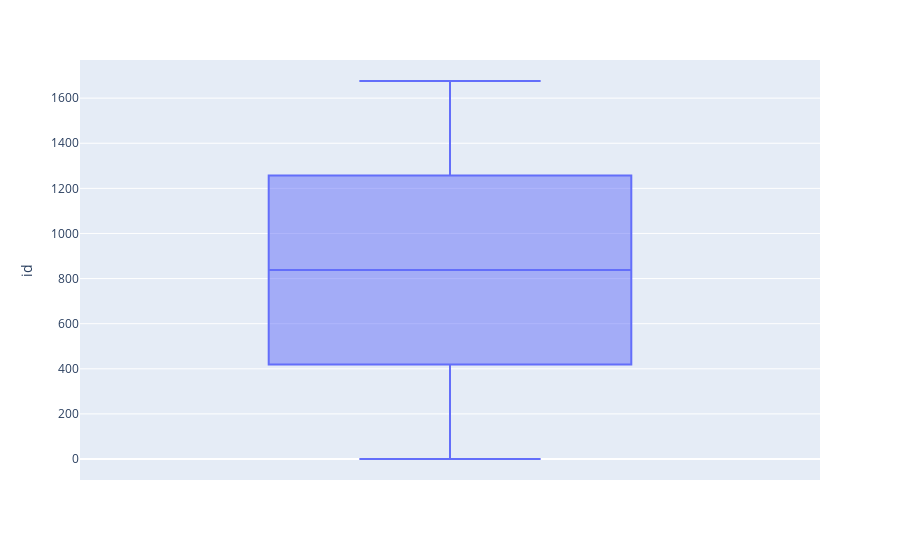
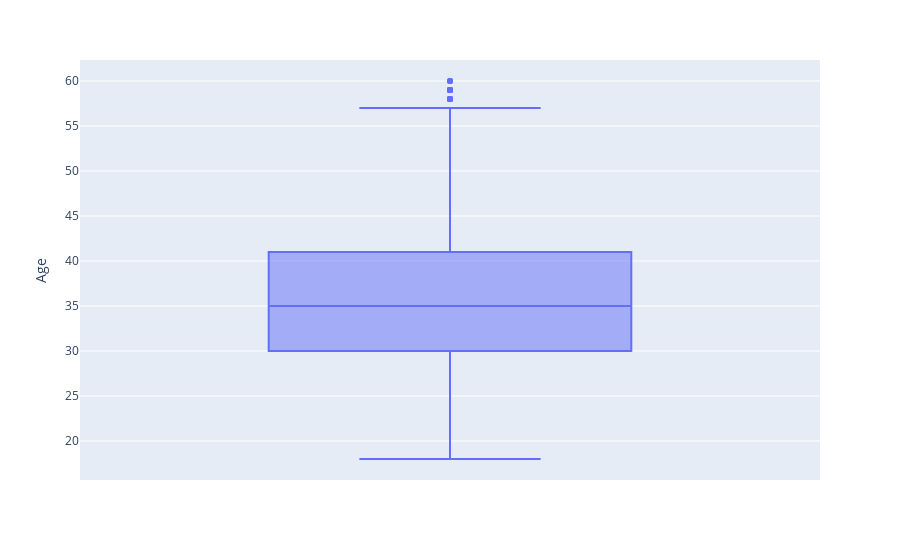
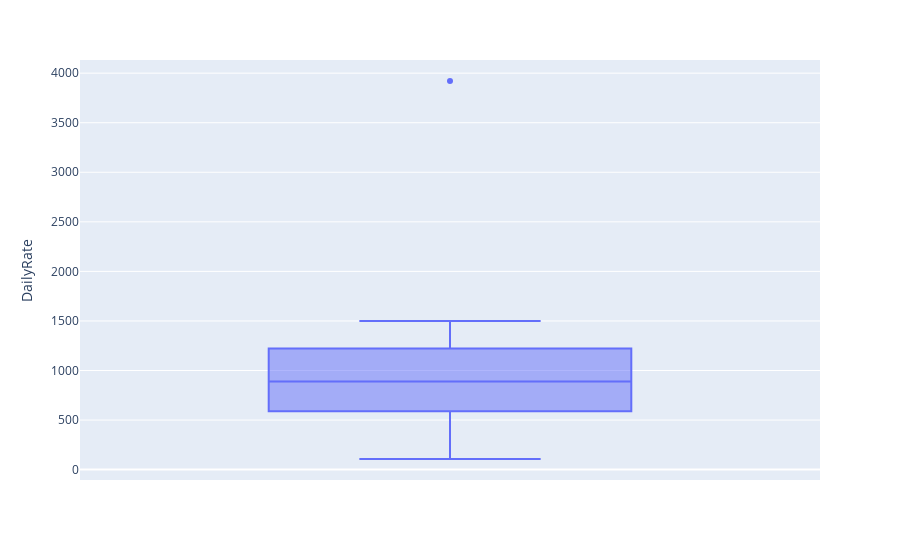
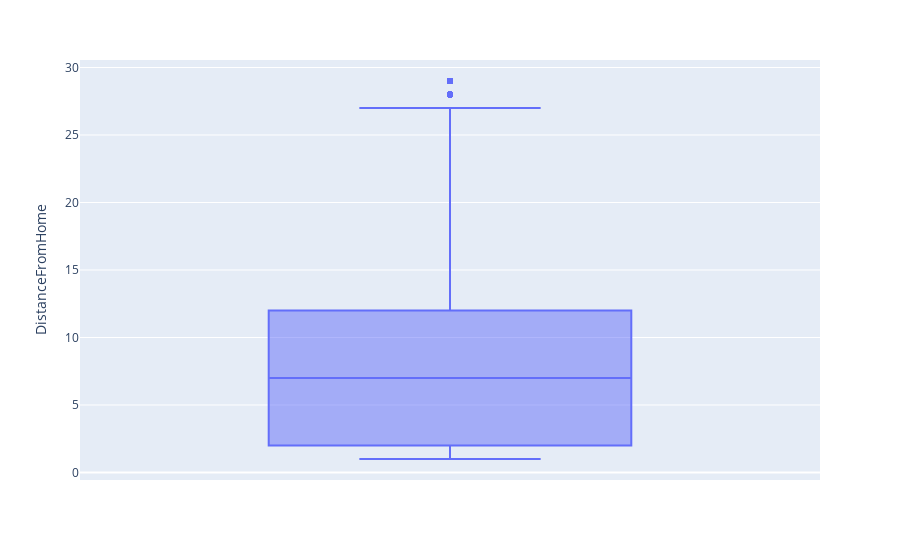

Notebook code for these charts, in order:
### Markdown cell above
### 3.2.2. Numerical Variables

### Code cell
for c in num_var.columns:
    px.box(df3, y=c).show()

### Figure 1 — Plotly figure (JSON) as saved in the notebook; plotly's stock layout.template omitted (floating-point values rounded to 4 significant figures; data arrays with more than 128 entries replaced by an {"elided": "..."} marker saying what was removed)
{"data": [{"alignmentgroup": "True", "hovertemplate": "id=%{y}<extra></extra>", "legendgroup": "", "marker": {"color": "#636efa"}, "name": "", "notched": false, "offsetgroup": "", "orientation": "v", "showlegend": false, "type": "box", "x0": " ", "xaxis": "x", "y": {"elided": "1677 int values"}, "y0": " ", "yaxis": "y"}], "layout": {"boxmode": "group", "legend": {"tracegroupgap": 0}, "margin": {"t": 60}, "xaxis": {"anchor": "y", "domain": [0, 1]}, "yaxis": {"anchor": "x", "domain": [0, 1], "title": {"text": "id"}}}}

### Figure 2 — Plotly figure (JSON) as saved in the notebook; plotly's stock layout.template omitted (floating-point values rounded to 4 significant figures; data arrays with more than 128 entries replaced by an {"elided": "..."} marker saying what was removed)
{"data": [{"alignmentgroup": "True", "hovertemplate": "Age=%{y}<extra></extra>", "legendgroup": "", "marker": {"color": "#636efa"}, "name": "", "notched": false, "offsetgroup": "", "orientation": "v", "showlegend": false, "type": "box", "x0": " ", "xaxis": "x", "y": {"elided": "1677 int values"}, "y0": " ", "yaxis": "y"}], "layout": {"boxmode": "group", "legend": {"tracegroupgap": 0}, "margin": {"t": 60}, "xaxis": {"anchor": "y", "domain": [0, 1]}, "yaxis": {"anchor": "x", "domain": [0, 1], "title": {"text": "Age"}}}}

### Figure 3 — Plotly figure (JSON) as saved in the notebook; plotly's stock layout.template omitted (floating-point values rounded to 4 significant figures; data arrays with more than 128 entries replaced by an {"elided": "..."} marker saying what was removed)
{"data": [{"alignmentgroup": "True", "hovertemplate": "DailyRate=%{y}<extra></extra>", "legendgroup": "", "marker": {"color": "#636efa"}, "name": "", "notched": false, "offsetgroup": "", "orientation": "v", "showlegend": false, "type": "box", "x0": " ", "xaxis": "x", "y": {"elided": "1677 int values"}, "y0": " ", "yaxis": "y"}], "layout": {"boxmode": "group", "legend": {"tracegroupgap": 0}, "margin": {"t": 60}, "xaxis": {"anchor": "y", "domain": [0, 1]}, "yaxis": {"anchor": "x", "domain": [0, 1], "title": {"text": "DailyRate"}}}}

### Figure 4 — Plotly figure (JSON) as saved in the notebook; plotly's stock layout.template omitted (floating-point values rounded to 4 significant figures; data arrays with more than 128 entries replaced by an {"elided": "..."} marker saying what was removed)
{"data": [{"alignmentgroup": "True", "hovertemplate": "DistanceFromHome=%{y}<extra></extra>", "legendgroup": "", "marker": {"color": "#636efa"}, "name": "", "notched": false, "offsetgroup": "", "orientation": "v", "showlegend": false, "type": "box", "x0": " ", "xaxis": "x", "y": {"elided": "1677 int values"}, "y0": " ", "yaxis": "y"}], "layout": {"boxmode": "group", "legend": {"tracegroupgap": 0}, "margin": {"t": 60}, "xaxis": {"anchor": "y", "domain": [0, 1]}, "yaxis": {"anchor": "x", "domain": [0, 1], "title": {"text": "DistanceFromHome"}}}}
